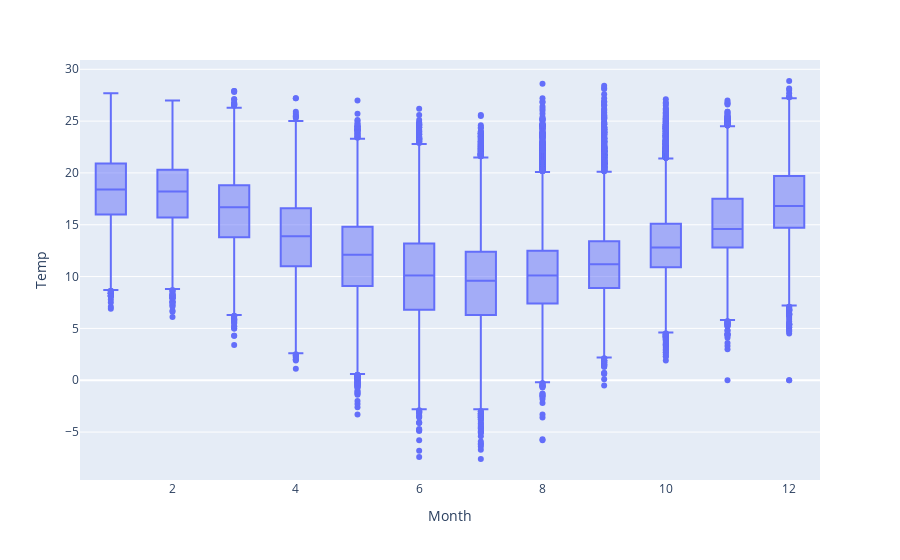

The notebook cell saved with this chart:
### Code cell
#########################
fig = px.box(df_, x="Month", y="Temp")
fig.show()
#########################

### Figure 1 — Plotly figure (JSON) as saved in the notebook; plotly's stock layout.template omitted (floating-point values rounded to 4 significant figures; data arrays with more than 128 entries replaced by an {"elided": "..."} marker saying what was removed)
{"data": [{"alignmentgroup": "True", "hovertemplate": "Month=%{x}<br>Temp=%{y}<extra></extra>", "legendgroup": "", "marker": {"color": "#636efa"}, "name": "", "notched": false, "offsetgroup": "", "orientation": "v", "showlegend": false, "type": "box", "x": {"elided": "97644 int values"}, "x0": " ", "xaxis": "x", "y": {"elided": "97644 float values"}, "y0": " ", "yaxis": "y"}], "layout": {"boxmode": "group", "legend": {"tracegroupgap": 0}, "margin": {"t": 60}, "xaxis": {"anchor": "y", "domain": [0, 1], "title": {"text": "Month"}}, "yaxis": {"anchor": "x", "domain": [0, 1], "title": {"text": "Temp"}}}}
